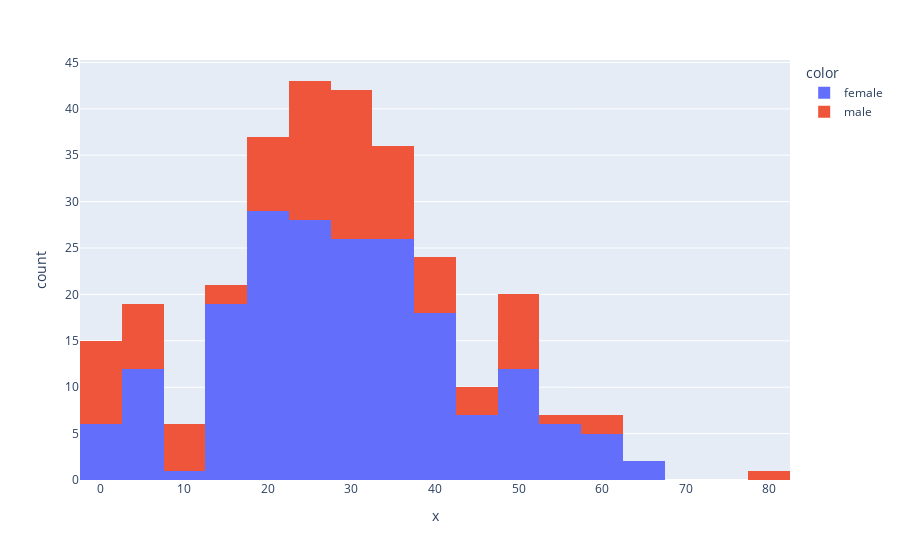

Notebook cell for this chart:
### Code cell
df_titanic = pd.read_csv('train.csv')

surv = df_titanic[df_titanic["Survived"]==1]

sex = surv.Sex
age = surv.Age

fig = px.histogram(df_titanic, x= age , color= sex)
fig.show()
"""
Hocam histogramım pycharm idesinde run edince gözüküyor fakat jupyterde gözükmüyor hata da vermiyor sorun kaynağını anlayamadım.
Sizde de gözükmez ise kodumda hata yok fakat jupyter açmıyor.
"""
"""
Female gender had a higher survival chance looking at the histogram

"""

### Figure 1 — Plotly figure (JSON) as saved in the notebook; plotly's stock layout.template omitted (floating-point values rounded to 4 significant figures; data arrays with more than 128 entries replaced by an {"elided": "..."} marker saying what was removed)
{"data": [{"alignmentgroup": "True", "bingroup": "x", "hovertemplate": "color=female<br>x=%{x}<br>count=%{y}<extra></extra>", "legendgroup": "female", "marker": {"color": "#636efa", "pattern": {"shape": ""}}, "name": "female", "offsetgroup": "female", "orientation": "v", "showlegend": true, "type": "histogram", "x": {"elided": "233 float values"}, "xaxis": "x", "yaxis": "y"}, {"alignmentgroup": "True", "bingroup": "x", "hovertemplate": "color=male<br>x=%{x}<br>count=%{y}<extra></extra>", "legendgroup": "male", "marker": {"color": "#EF553B", "pattern": {"shape": ""}}, "name": "male", "offsetgroup": "male", "orientation": "v", "showlegend": true, "type": "histogram", "x": [null, 34, 28, null, null, null, 32, 0.83, 29, 23, null, 12, 24, 27, 9, 1, 45, 3, 18, 26, 40, 16, 38, 19, 37, 3, 25, 25, 19, 30, 42, null, null, 0.92, 45, 2, 3, 25, 36, 21, 39, 3, 44, 32, 28, null, 4, 34, 52, 49, 29, 48, 25, 9, null, 26, 29, 36, 32, null, 8, 17, 22, 32, 62, 36, 32, 60, 49, 35, 27, 42, 20, 80, 32, null, 48, 56, 50, 20, 31, 36, 27, 31, null, 35, 42, null, 48, 27, 35, null, 31, 6, 0.67, 20, 1, 11, 0.42, 27, 27, 1, null, 0.83, 32, null, 51, 4, 26], "xaxis": "x", "yaxis": "y"}], "layout": {"barmode": "relative", "legend": {"title": {"text": "color"}, "tracegroupgap": 0}, "margin": {"t": 60}, "xaxis": {"anchor": "y", "domain": [0, 1], "title": {"text": "x"}}, "yaxis": {"anchor": "x", "domain": [0, 1], "title": {"text": "count"}}}}
